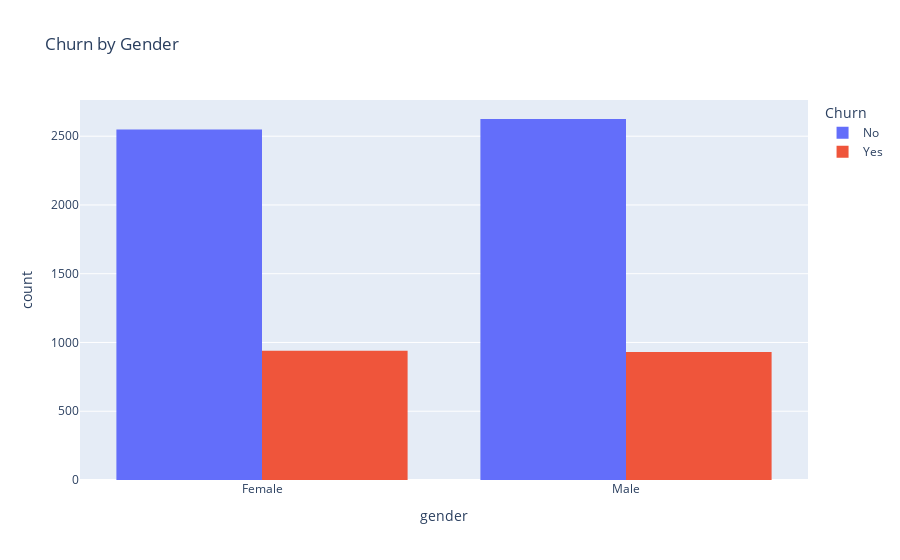

Source (notebook cell):
### Code cell
fig = px.histogram(df, x='gender', color='Churn',
                   barmode='group', 
                   title='Churn by Gender')
fig.show()

### Figure 1 — Plotly figure (JSON) as saved in the notebook; plotly's stock layout.template omitted (floating-point values rounded to 4 significant figures; data arrays with more than 128 entries replaced by an {"elided": "..."} marker saying what was removed)
{"data": [{"alignmentgroup": "True", "bingroup": "x", "hovertemplate": "Churn=No<br>gender=%{x}<br>count=%{y}<extra></extra>", "legendgroup": "No", "marker": {"color": "#636efa", "pattern": {"shape": ""}}, "name": "No", "offsetgroup": "No", "orientation": "v", "showlegend": true, "type": "histogram", "x": {"elided": "5174 str values"}, "xaxis": "x", "yaxis": "y"}, {"alignmentgroup": "True", "bingroup": "x", "hovertemplate": "Churn=Yes<br>gender=%{x}<br>count=%{y}<extra></extra>", "legendgroup": "Yes", "marker": {"color": "#EF553B", "pattern": {"shape": ""}}, "name": "Yes", "offsetgroup": "Yes", "orientation": "v", "showlegend": true, "type": "histogram", "x": {"elided": "1869 str values"}, "xaxis": "x", "yaxis": "y"}], "layout": {"barmode": "group", "legend": {"title": {"text": "Churn"}, "tracegroupgap": 0}, "title": {"text": "Churn by Gender"}, "xaxis": {"anchor": "y", "domain": [0, 1], "title": {"text": "gender"}}, "yaxis": {"anchor": "x", "domain": [0, 1], "title": {"text": "count"}}}}
